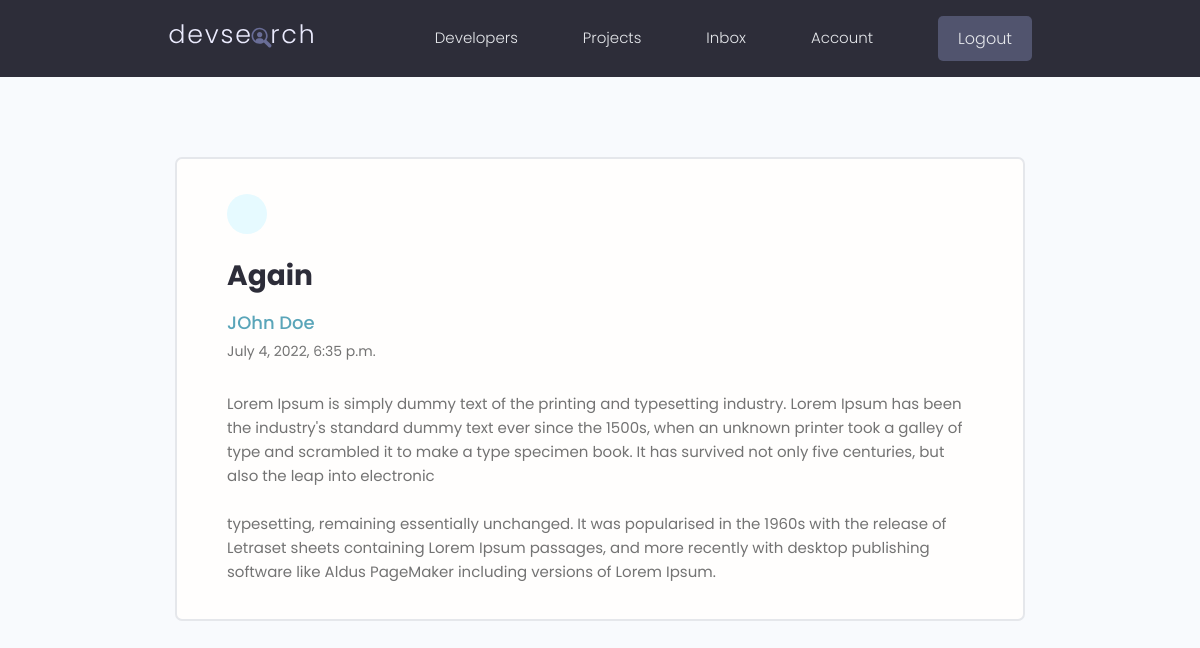
The app's page /message/fcdaa94c-6234-4f8d-a6f1-d39f2ed53c37/ (signed in) with its own data.
### users/models.py (models this page shows, shortened)
class Message(models.Model) :
    sender= models.ForeignKey(Profile,on_delete=models.SET_NULL,null=True)
    recipient=models.ForeignKey(Profile, on_delete=models.SET_NULL,null=True,related_name="messages")
    name=models.CharField(max_length=200,null=True,blank=True)
    email=models.CharField(max_length=200,null=True,blank=True)
    subject=models.CharField(max_length=200,null=True,blank=True)
    body=models.TextField()
    is_read=models.BooleanField(default=False,null=True)
    created=models.DateTimeField(auto_now_add=True)
    id=models.UUIDField(default=uuid.uuid4,unique=True,primary_key=True,editable=False)
    class Meta :
        ordering = ['is_read','-created']

### users/views.py (the view)
# urls.py: path('message/<str:pk>/', views.viewMessage,name="message"),
@login_required(login_url='login')
def viewMessage(request,pk) :
    profile=request.user.profile
    message = profile.messages.get(id=pk)
    if message.is_read == False :
        message.is_read=True
        message.save()
    context={'message' : message}
    return render(request, 'users/message.html',context)

### users/templates/users/message.html (shortened to what this page needs)
{% extends 'main.html' %}
{% block content %}
<main class="messagePage my-xl">
  <div class="content-box">
    <div class="message">
      <a class="backButton" href="{% url 'inbox' %}"></a>
      <h2 class="message__subject">{{message.subject}}</h4>
        {% if message.sender %}
        <a href="{% url 'user-profile' message.sender.id  %}" class="message__author">{{message.name}}</a>
        {% else %}
        <p class="message__author">{{message.name}}</p>
        {% endif %}
        <p class="message__date">{{message.created}}</p>
        <div class="message__body">{{message.body|linebreaksbr}}</div>
    </div>
  </div>
</main>
{% endblock content %}

### static/styles/app.css (style rules this page uses)
:root { --color-sub: #2d2d39; }
.content-box { width: 95%; max-width: 85rem; margin: 0 auto; }
.message { padding: 2.5rem 0; }
.message > a { display: flex; gap: 1rem; }
.message__author, .message__date { flex-basis: 25%; }
.message__subject { flex-basis: 50%; }
.message__date { text-align: right; }
.messagePage .message { list-style: none; background: var(--color-white); padding: 3.5rem 5rem; border: 2px solid var(--color-light); border-radius: 0.7rem; }
.messagePage .message__subject { font-size: 2.8rem; color: var(--color-sub); margin-bottom: 1rem; margin-top: 2rem; }
.messagePage .message__author { font-size: 1.8rem; font-weight: 500; }
.messagePage .message__date { font-size: 1.4rem; font-weight: 400; text-align: left; margin-bottom: 3rem; }
.backButton { background: var(--color-main-light); color: var(--color-main); width: 4rem; height: 4rem; display: flex; align-items: center; justify-content: center; border-radius: 50%; }

### static/uikit/styles/modules/_variables.css (style rules this page uses)
:root { --color-main: #5aa5b9; --color-main-light: #e6faff; --color-sub: #3f4156; --color-sub-light: #51546e; --color-sub-lighter: #ededfd; --color-text: #737373; --color-gray: #8b8b8b; --color-light: #e5e7eb; --color-light-gray: #767676; --color-bg: #f8fafd; --color-white: #fffefd; --color-white-light: #f3f3f3; --color-success: #359e64; --color-success-bg: #def8e8; --color-error: #fc4b0b; --color-error-bg: #fff2ee; --font-base: 'Poppins', arial, helvetica, 'Segoe UI', roboto, ubuntu, sans-serif; --font-monospace: 'Fira Code', 'Courier New', courier, monospace; --font-regular: 300; --font-medium: 500; --font-bold: 700; --generic-shadow: 1px 1px 5px #00000010; --generic-transition: all 0.3s ease-in-out; }

### static/uikit/styles/modules/_base.css (style rules this page uses)
* { margin: 0; padding: 0; box-sizing: border-box; text-rendering: optimizeLegibility; color: inherit; font-size: inherit; }
html { font-size: 50%; }
@media only screen and (min-width: 480px) { html { font-size: 56.25%; } }
@media only screen and (min-width: 1200px) { html { font-size: 62.5%; } }
body { line-height: 1.6; font-weight: 400; font-size: 1.5rem; color: var(--color-text); background-color: var(--color-bg); min-height: 100vh; }

### static/uikit/styles/modules/_typography.css (style rules this page uses)
* { font-family: var(--font-base); }
h2 { font-size: 3.6rem; font-weight: var(--font-bold); }
p, span, strong { font-size: 1.6rem; color: var(--color-text); font-weight: var(--font-regular); }
a { padding-bottom: 2px; text-decoration: none; display: inline-block; color: var(--color-main); font-weight: var(--font-medium); }

### static/uikit/styles/modules/_utilities.css (style rules this page uses)
.my-xl { margin: 8rem auto; }

### records on screen
Message: subject "Again", name "JOhn Doe", created "July 4, 2022, 6:35 p.m.", body "Lorem Ipsum is simply dummy text of the printing and typesetting industry. Lorem Ipsum has been the industry's standard dummy text ever since the 1500s, when an unknown printer took a galley of type and scrambled it to make a type specimen book. It has survived not only five centuries, but also the leap into electronic typesetting, remaining essentially unchanged. It was popularised in the 1960s with the release of Letraset sheets containing Lorem Ipsum passages, and more recently with desktop publishing software like Aldus PageMaker including versions of Lorem Ipsum."
